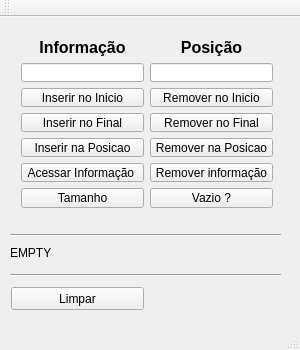
<?xml version="1.0" encoding="UTF-8"?>
<ui version="4.0">
 <class>MainWindow</class>
 <widget class="QMainWindow" name="MainWindow">
  <property name="geometry">
   <rect>
    <x>0</x>
    <y>0</y>
    <width>300</width>
    <height>350</height>
   </rect>
  </property>
  <property name="windowTitle">
   <string>LISTA</string>
  </property>
  <widget class="QWidget" name="centralWidget">
   <widget class="QLabel" name="label_Saida">
    <property name="geometry">
     <rect>
      <x>10</x>
      <y>225</y>
      <width>276</width>
      <height>21</height>
     </rect>
    </property>
    <property name="text">
     <string>EMPTY</string>
    </property>
    <property name="alignment">
     <set>Qt::AlignLeading|Qt::AlignLeft|Qt::AlignVCenter</set>
    </property>
   </widget>
   <widget class="QPushButton" name="pushButton_Limpar">
    <property name="geometry">
     <rect>
      <x>11</x>
      <y>270</y>
      <width>133</width>
      <height>23</height>
     </rect>
    </property>
    <property name="text">
     <string>Limpar</string>
    </property>
   </widget>
   <widget class="Line" name="line">
    <property name="geometry">
     <rect>
      <x>10</x>
      <y>210</y>
      <width>271</width>
      <height>16</height>
     </rect>
    </property>
    <property name="orientation">
     <enum>Qt::Horizontal</enum>
    </property>
   </widget>
   <widget class="Line" name="line_2">
    <property name="geometry">
     <rect>
      <x>10</x>
      <y>250</y>
      <width>271</width>
      <height>16</height>
     </rect>
    </property>
    <property name="orientation">
     <enum>Qt::Horizontal</enum>
    </property>
   </widget>
   <widget class="QWidget" name="">
    <property name="geometry">
     <rect>
      <x>10</x>
      <y>10</y>
      <width>274</width>
      <height>192</height>
     </rect>
    </property>
    <layout class="QGridLayout" name="gridLayout">
     <item row="0" column="0">
      <widget class="QLabel" name="label">
       <property name="font">
        <font>
         <pointsize>12</pointsize>
         <weight>75</weight>
         <bold>true</bold>
        </font>
       </property>
       <property name="text">
        <string>Informação</string>
       </property>
       <property name="alignment">
        <set>Qt::AlignCenter</set>
       </property>
      </widget>
     </item>
     <item row="0" column="1">
      <widget class="QLabel" name="label_2">
       <property name="font">
        <font>
         <pointsize>12</pointsize>
         <weight>75</weight>
         <bold>true</bold>
        </font>
       </property>
       <property name="text">
        <string>Posição</string>
       </property>
       <property name="alignment">
        <set>Qt::AlignCenter</set>
       </property>
      </widget>
     </item>
     <item row="1" column="0">
      <widget class="QLineEdit" name="lineEdit_Informacao">
       <property name="alignment">
        <set>Qt::AlignCenter</set>
       </property>
      </widget>
     </item>
     <item row="1" column="1">
      <widget class="QLineEdit" name="lineEdit_Posicao">
       <property name="alignment">
        <set>Qt::AlignCenter</set>
       </property>
      </widget>
     </item>
     <item row="2" column="0">
      <widget class="QPushButton" name="pushButton_InserirNoInicio">
       <property name="text">
        <string>Inserir no Inicio</string>
       </property>
      </widget>
     </item>
     <item row="2" column="1">
      <widget class="QPushButton" name="pushButton_RemoverNoInicio">
       <property name="text">
        <string>Remover no Inicio</string>
       </property>
      </widget>
     </item>
     <item row="3" column="0">
      <widget class="QPushButton" name="pushButton_InserirNoFinal">
       <property name="text">
        <string>Inserir no Final</string>
       </property>
      </widget>
     </item>
     <item row="3" column="1">
      <widget class="QPushButton" name="pushButton_RemoverNoFinal">
       <property name="text">
        <string>Remover no Final</string>
       </property>
      </widget>
     </item>
     <item row="4" column="0">
      <widget class="QPushButton" name="pushButton_InserirNaPosicao">
       <property name="text">
        <string>Inserir na Posicao</string>
       </property>
      </widget>
     </item>
     <item row="4" column="1">
      <widget class="QPushButton" name="pushButton_RemoverNaPosicao">
       <property name="text">
        <string>Remover na Posicao</string>
       </property>
      </widget>
     </item>
     <item row="5" column="0">
      <widget class="QPushButton" name="pushButton_AcessarInformacao">
       <property name="text">
        <string>Acessar Informação </string>
       </property>
      </widget>
     </item>
     <item row="5" column="1">
      <widget class="QPushButton" name="pushButton_RemoverInformacao">
       <property name="text">
        <string>Remover informação</string>
       </property>
      </widget>
     </item>
     <item row="6" column="0">
      <widget class="QPushButton" name="pushButton_Tamanho">
       <property name="text">
        <string>Tamanho</string>
       </property>
      </widget>
     </item>
     <item row="6" column="1">
      <widget class="QPushButton" name="pushButton_Vazio">
       <property name="text">
        <string>Vazio ?</string>
       </property>
      </widget>
     </item>
    </layout>
   </widget>
  </widget>
  <widget class="QMenuBar" name="menuBar">
   <property name="geometry">
    <rect>
     <x>0</x>
     <y>0</y>
     <width>300</width>
     <height>21</height>
    </rect>
   </property>
  </widget>
  <widget class="QToolBar" name="mainToolBar">
   <attribute name="toolBarArea">
    <enum>TopToolBarArea</enum>
   </attribute>
   <attribute name="toolBarBreak">
    <bool>false</bool>
   </attribute>
  </widget>
  <widget class="QStatusBar" name="statusBar"/>
 </widget>
 <layoutdefault spacing="6" margin="11"/>
 <tabstops>
  <tabstop>lineEdit_Informacao</tabstop>
  <tabstop>lineEdit_Posicao</tabstop>
  <tabstop>pushButton_InserirNoInicio</tabstop>
  <tabstop>pushButton_RemoverNoInicio</tabstop>
  <tabstop>pushButton_InserirNoFinal</tabstop>
  <tabstop>pushButton_RemoverNoFinal</tabstop>
  <tabstop>pushButton_InserirNaPosicao</tabstop>
  <tabstop>pushButton_RemoverNaPosicao</tabstop>
  <tabstop>pushButton_AcessarInformacao</tabstop>
  <tabstop>pushButton_RemoverInformacao</tabstop>
 </tabstops>
 <resources/>
 <connections/>
</ui>
